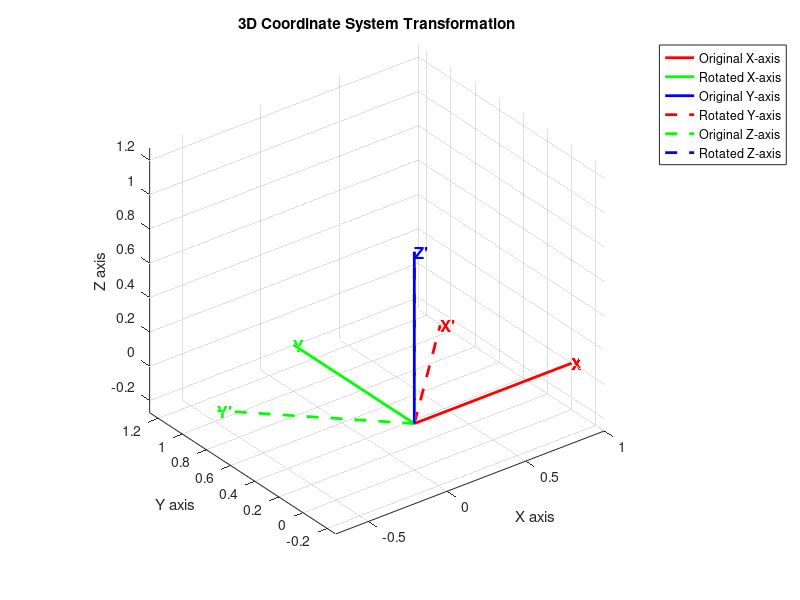

MATLAB code to generate this figure:
% 원점과 축 정의
origin = [0, 0, 0];
x_axis = [1, 0, 0];
y_axis = [0, 1, 0];
z_axis = [0, 0, 1];

% 45도
theta = pi/4;

% 회전행렬
R = [cos(theta), -sin(theta), 0;
     sin(theta),  cos(theta), 0;
              0,           0, 1];

% rotation
x_axis_rot = R * x_axis';
y_axis_rot = R * y_axis';
z_axis_rot = R * z_axis';

figure;
grid on;
hold on;

% [전] rotation
line([origin(1), x_axis(1)],
     [origin(2), x_axis(2)],
     [origin(3), x_axis(3)],
     'Color', 'r', 'LineWidth', 2);
text(x_axis(1), x_axis(2), x_axis(3), 'X', 'FontSize', 12,
     'FontWeight', 'bold', 'Color', 'r');

line([origin(1), y_axis(1)],
     [origin(2), y_axis(2)],
     [origin(3), y_axis(3)],
     'Color', 'g', 'LineWidth', 2);
text(x_axis(1), x_axis(2), x_axis(3), 'X', 'FontSize', 12,
     'FontWeight', 'bold', 'Color', 'r');

line([origin(1), z_axis(1)],
     [origin(2), z_axis(2)],
     [origin(3), z_axis(3)],
     'Color', 'b', 'LineWidth', 2);
text(y_axis(1), y_axis(2), y_axis(3), 'Y', 'FontSize', 12,
     'FontWeight', 'bold', 'Color', 'g');

% [후] rotation
line([origin(1), x_axis_rot(1)],
     [origin(2), x_axis_rot(2)],
     [origin(3), x_axis_rot(3)],
     'Color', 'r', 'LineWidth', 2, 'LineStyle', '--');
text(x_axis_rot(1), x_axis_rot(2), x_axis_rot(3), 'X''', 'FontSize', 12,
     'FontWeight', 'bold', 'Color', 'r');

line([origin(1), y_axis_rot(1)],
     [origin(2), y_axis_rot(2)],
     [origin(3), y_axis_rot(3)],
     'Color', 'g', 'LineWidth', 2, 'LineStyle', '--');
text(y_axis_rot(1), y_axis_rot(2), y_axis_rot(3), 'Y''', 'FontSize', 12,
     'FontWeight', 'bold', 'Color', 'g');

line([origin(1), z_axis_rot(1)],
     [origin(2), z_axis_rot(2)],
     [origin(3), z_axis_rot(3)],
     'Color', 'b', 'LineWidth', 2, 'LineStyle', '--');
text(z_axis_rot(1), z_axis_rot(2), z_axis_rot(3), 'Z''', 'FontSize', 12,
     'FontWeight', 'bold', 'Color', 'b');

title('3D Coordinate System Transformation');
xlabel('X axis');
ylabel('Y axis');
zlabel('Z axis');

legend({'Original X-axis', 'Original Y-axis' ,'Original Z-axis',
        'Rotated X-axis', 'Rotated Y-axis', 'Rotated Z-axis'},
        'Location', 'northeastoutside');

axis equal;
view(3);
